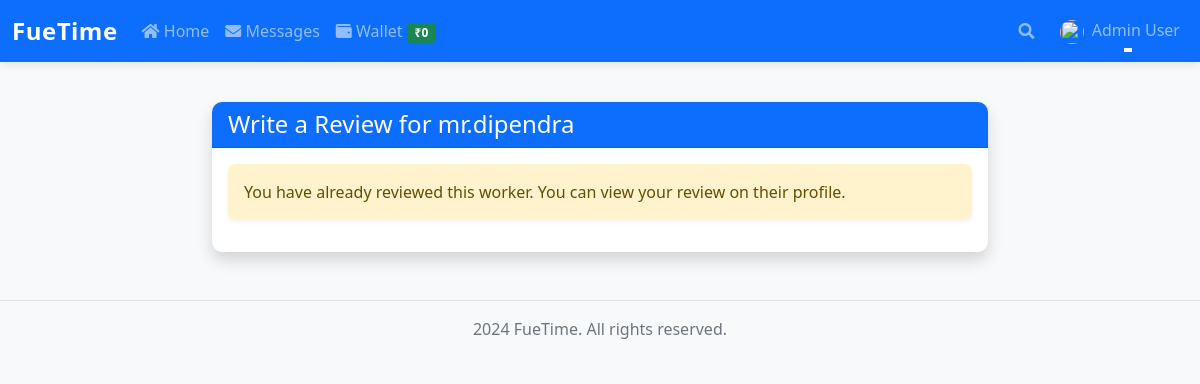
The app's page /review/2 (signed in) with its own data.
### app.py (models this page shows, shortened)
class User(UserMixin, db.Model):
    id = db.Column(db.Integer, primary_key=True)
    email = db.Column(db.String(120), unique=True, nullable=False, index=True)
    phone = db.Column(db.String(20), unique=True, nullable=False, index=True)
    password_hash = db.Column(db.String(128))
    reset_token = db.Column(db.String(100), unique=True)
    reset_token_expiry = db.Column(db.DateTime)
    full_name = db.Column(db.String(100), nullable=False)
    mother_name = db.Column(db.String(100))
    father_name = db.Column(db.String(100))
    live_location = db.Column(db.String(200))
    current_location = db.Column(db.String(200))
    work = db.Column(db.String(100))
    experience = db.Column(db.String(50))
    education = db.Column(db.String(200))
    age = db.Column(db.Integer)
    photo = db.Column(db.String(200))
    bio = db.Column(db.Text)
    payment_type = db.Column(db.String(20))
    payment_charge = db.Column(db.Float)
    skills = db.Column(db.String(500))
    categories = db.Column(db.String(200))
    availability = db.Column(db.String(20), default="available")
    average_rating = db.Column(db.Float, default=0.0)
    total_reviews = db.Column(db.Integer, default=0)
    created_at = db.Column(db.DateTime, default=datetime.utcnow)
    last_active = db.Column(db.DateTime, default=datetime.utcnow)
    is_online = db.Column(db.Boolean, default=False)
    profile_views = db.Column(db.Integer, default=0)
    wallet_balance = db.Column(db.Float, default=0.0)
    is_admin = db.Column(db.Boolean, default=False)
    username = db.Column(db.String(100), unique=True, nullable=False, index=True)
    reviews_received = db.relationship('Review',
        foreign_keys='Review.worker_id',
        backref='reviewed_user',
        lazy='dynamic'
    )
    reviews_given = db.relationship('Review',
        foreign_keys='Review.reviewer_id',
        backref='reviewer_user',
        lazy='dynamic'
    )
    def get_unread_messages_count(self):
        return Message.query.filter_by(recipient_id=self.id, is_read=False).count()

### app.py (the view, shortened to what this page needs)
@app.route('/review/<int:worker_id>', methods=['GET', 'POST'])
@login_required
def review(worker_id):
    worker = User.query.get_or_404(worker_id)
    if current_user.id == worker_id:
        flash('You cannot review yourself.', 'error')
        return redirect(url_for('profile', user_id=worker_id))
    existing_review = Review.query.filter_by(
        worker_id=worker_id,
        reviewer_id=current_user.id
    ).first()
    return render_template('review.html', worker=worker, existing_review=existing_review)

### app.py (called while the page is built)
def get_locale():
    if 'language' in session:
        return session['language']
    return request.accept_languages.best_match(app.config['BABEL_LANGUAGES'])

@login_manager.user_loader
@cache.memoize(timeout=300)
def load_user(user_id):
    return User.query.get(int(user_id))

@app.before_request
def before_request():
    if not hasattr(g, 'start_time'):
        g.start_time = time.time()

@app.after_request
def after_request(response):
    if hasattr(g, 'start_time'):
        elapsed = time.time() - g.start_time
        app.logger.info(f'Request completed in {elapsed:.2f}s')
    return response

@app.teardown_appcontext
def shutdown_session(exception=None):
    db.session.remove()

### templates/review.html (shortened to what this page needs)
{% extends "base.html" %}
{% block content %}
<div class="container mt-4">
    <div class="row justify-content-center">
        <div class="col-md-8">
            <div class="card shadow">
                <div class="card-header bg-primary text-white">
                    <h4 class="mb-0">Write a Review for {{ worker.full_name }}</h4>
                </div>
                <div class="card-body">
                    {% if existing_review %}
                        <div class="alert alert-warning">
                            You have already reviewed this worker. You can view your review on their profile.
                        </div>
                    {% endif %}
                </div>
            </div>
        </div>
    </div>
</div>
{% endblock %}

### templates/base.html (shortened to what this page needs)
<!DOCTYPE html>
<html lang="en">
<head>
    <link href="https://cdn.jsdelivr.net/npm/bootstrap@5.1.3/dist/css/bootstrap.min.css" rel="stylesheet">
    <link href="https://cdnjs.cloudflare.com/ajax/libs/font-awesome/5.15.4/css/all.min.css" rel="stylesheet">
    <link href="{{ url_for('static', filename='css/style.css') }}" rel="stylesheet">
</head>
<body>
    <nav class="navbar navbar-expand-lg navbar-dark bg-primary">
        <div class="container">
            <a class="navbar-brand site-title" href="{{ url_for('index') }}">
                FueTime
            </a>
            <div class="collapse navbar-collapse" id="navbarNav">
                <ul class="navbar-nav me-auto">
                    <li class="nav-item">
                        <a class="nav-link" href="{{ url_for('index') }}">
                            <i class="fas fa-home"></i> {{ _('Home') }}
                        </a>
                    </li>
                    {% if current_user.is_authenticated %}
                    <li class="nav-item">
                        <a class="nav-link" href="{{ url_for('messages') }}">
                            <i class="fas fa-envelope"></i> {{ _('Messages') }}
                        </a>
                    </li>
                    <li class="nav-item">
                        <a class="nav-link" href="{{ url_for('wallet') }}">
                            <i class="fas fa-wallet"></i> {{ _('Wallet') }}
                            <span class="badge bg-success">₹{{ current_user.wallet_balance|default(0, true) }}</span>
                        </a>
                    </li>
                    {% endif %}
                </ul>
                <ul class="navbar-nav ms-auto">
                    <li class="nav-item me-2 position-relative">
                        <button class="btn nav-link px-2" type="button" onclick="toggleSearch()">
                            <i class="fas fa-search"></i>
                        </button>
                    </li>
                    {% if current_user.is_authenticated %}
                    <li class="nav-item dropdown">
                        <a class="nav-link dropdown-toggle" href="#" id="navbarDropdown" role="button" data-bs-toggle="dropdown">
                            <img src="{{ url_for('static', filename='uploads/' + current_user.photo) if current_user.photo else url_for('static', filename='img/default-avatar.png') }}"
                                 class="rounded-circle me-1" style="width: 24px; height: 24px; object-fit: cover;">
                            {{ current_user.full_name }}
                        </a>
                    </li>
                    {% endif %}
                </ul>
            </div>
        </div>
    </nav>
    {% block content %}{% endblock %}
    <footer class="footer mt-5 py-3 bg-light">
        <div class="container text-center">
            <span class="text-muted"> 2024 FueTime. {{ _('All rights reserved.') }}</span>
        </div>
    </footer>
</body>
</html>

### static/css/style.css (style rules this page uses)
body { min-height: 100vh; display: flex; flex-direction: column; }
.navbar { box-shadow: 0 2px 4px rgba(0,0,0,0.1); }
.navbar-brand { font-weight: bold; }
.card { transition: transform 0.2s, box-shadow 0.2s; border: none; box-shadow: 0 2px 4px rgba(0,0,0,0.1); }
.btn { padding: 0.5rem 1rem; border-radius: 0.25rem; }
body { min-height: 100vh; display: flex; flex-direction: column; background-color: #f8f9fa; }
.container { max-width: 1200px; }
.card { transition: transform 0.2s; box-shadow: 0 2px 5px rgba(0,0,0,0.1); }
.btn { transition: all 0.2s; padding: 0.5rem 1rem; }
.alert { border: none; border-radius: 8px; box-shadow: 0 2px 5px rgba(0,0,0,0.05); }
.navbar { box-shadow: 0 2px 10px rgba(0,0,0,0.1); }
.navbar-brand { font-weight: bold; font-size: 1.5rem; }
.nav-link { position: relative; }
.nav-link:after { content: ''; position: absolute; width: 0; height: 2px; bottom: 0; left: 50%; background-color: #fff; transition: all 0.3s; }
footer { background-color: #f8f9fa; border-top: 1px solid #dee2e6; margin-top: 3rem; padding: 2rem 0; }
.footer { margin-top: auto; }
.site-title { font-family: 'Segoe UI', Arial, sans-serif; font-weight: 600; letter-spacing: 0.5px; font-size: 1.5rem; }
.navbar-brand.site-title { color: white !important; transition: opacity 0.2s; }

### templates/review.html (style rules this page uses)
.card { border: none; border-radius: 10px; }
.card-header { border-radius: 10px 10px 0 0 !important; }

### records on screen
User: wallet_balance "0", full_name "Admin User"
User: full_name "mr.dipendra"
